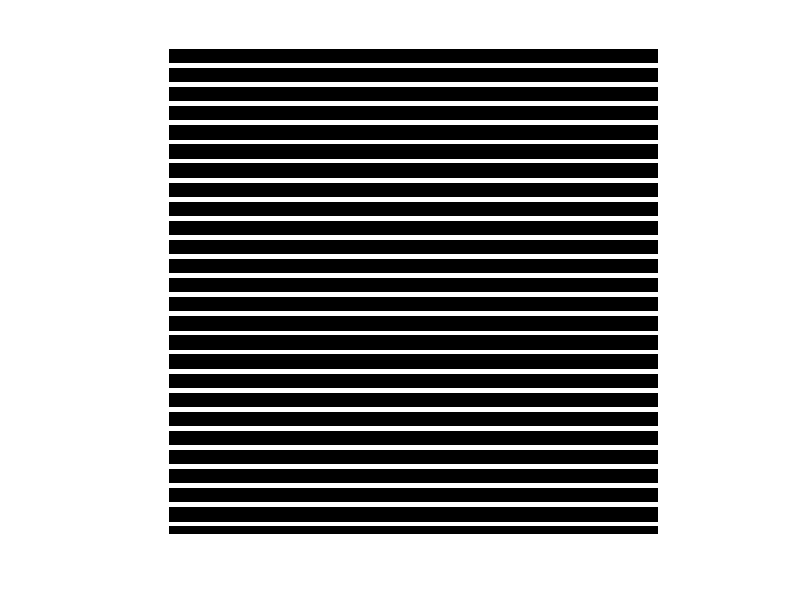
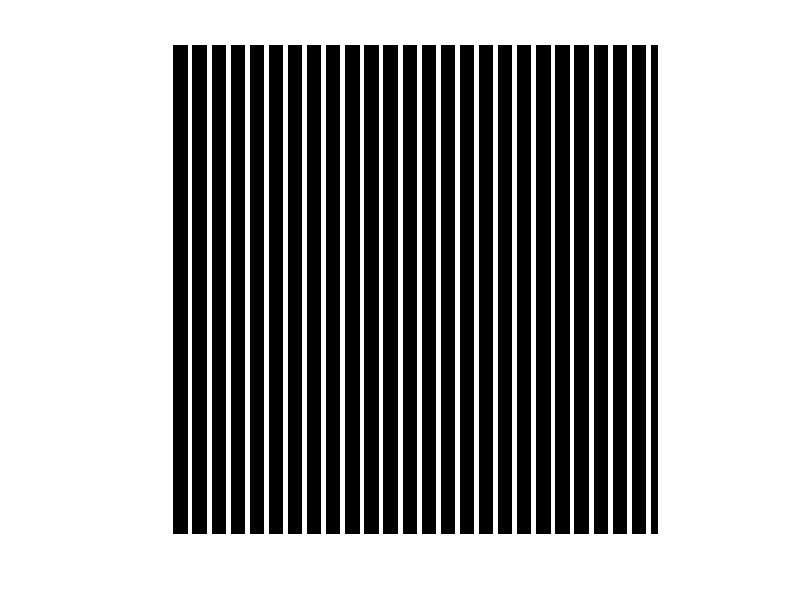

Recreate these plots in MATLAB, in order. (Note: this script raises an error after producing the figures.)
Horizontalpasses = zeros(512,512);
for i=1:1:512
    for j=1:1:512
        if mod(i,20)<5
            Horizontalpasses(i,j)=1;
        end 
    end
end
figure;
imshow(Horizontalpasses,[0 1]);

Verticalpasses = zeros(512,512);
for i=1:1:512
    for j=1:1:512
        if mod(j,20)<5
            Verticalpasses(i,j)=1;
        end 
    end
end
figure;
imshow(Verticalpasses,[0 1]);

 pic = load('lena_1.mat');
 figure;
 imshow(x,[0 255]);
% figure;
% imshow(mask,[0 1]);
 corrupted = x .* (ones(size(x))-Verticalpasses);
 figure;
 imshow(corrupted,[0 255]);
result = inpainting(uint8(corrupted),Verticalpasses);
 figure;
 imshow(result,[0 255]);

 fprintf('The Mse is: %d \n',immse(uint8(x),uint8(result)));
  fprintf('The PSNR is: %d \n',psnr(uint8(x),uint8(result)));